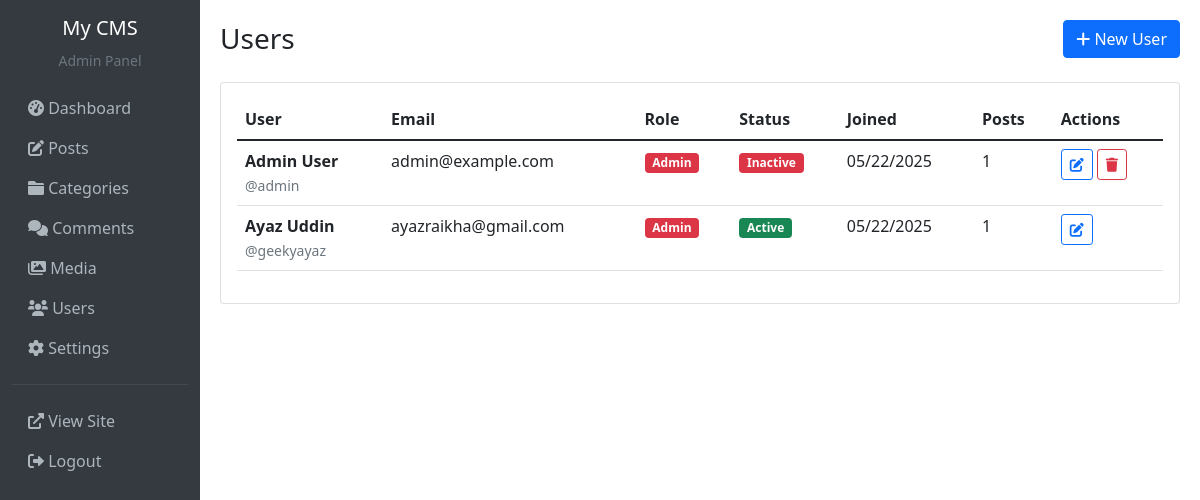
The app's page /admin/users (signed in) with its own data.
### app.py (models this page shows, shortened)
class Setting(db.Model):
    id = db.Column(db.Integer, primary_key=True)
    key = db.Column(db.String(100), unique=True, nullable=False)
    value = db.Column(db.Text)
    description = db.Column(db.Text)
    @staticmethod
    def get_setting(key, default=None):
        setting = Setting.query.filter_by(key=key).first()
        return setting.value if setting else default

class User(UserMixin, db.Model):
    id = db.Column(db.Integer, primary_key=True)
    username = db.Column(db.String(80), unique=True, nullable=False)
    email = db.Column(db.String(120), unique=True, nullable=False)
    password_hash = db.Column(db.String(255), nullable=False)
    first_name = db.Column(db.String(50))
    last_name = db.Column(db.String(50))
    role = db.Column(db.String(20), default='subscriber')
    is_active = db.Column(db.Boolean, default=True)
    created_at = db.Column(db.DateTime, default=datetime.utcnow)
    posts = db.relationship('Post', backref='author', lazy=True)
    comments = db.relationship('Comment', backref='author', lazy=True)
    def has_permission(self, permission):
        permissions = {
            'subscriber': ['read'],
            'author': ['read', 'create_post', 'edit_own_post'],
            'editor': ['read', 'create_post', 'edit_post', 'publish'],
            'admin': ['all']
        }
        user_perms = permissions.get(self.role, [])
        return permission in user_perms or 'all' in user_perms
    @property
    def full_name(self):
        return f"{self.first_name} {self.last_name}".strip() or self.username

### app.py (the view)
@app.route('/admin/users')
@login_required
@admin_required
def admin_users():
    page = request.args.get('page', 1, type=int)
    users = User.query.order_by(User.created_at.desc())\
                     .paginate(page=page, per_page=20, error_out=False)
    return render_template('admin/users.html', users=users)

### app.py (called while the page is built)
@login_manager.user_loader
def load_user(user_id):
    return User.query.get(int(user_id))

def admin_required(f):
    @wraps(f)
    def decorated_function(*args, **kwargs):
        if not current_user.is_authenticated or not current_user.has_permission('all'):
            abort(403)
        return f(*args, **kwargs)
    return decorated_function

@app.context_processor
def inject_site_settings():
    return {
        'site_title': Setting.get_setting('site_title', 'My CMS'),
        'site_description': Setting.get_setting('site_description', 'A powerful content management system'),
        'recent_posts': Post.query.filter_by(status='published').order_by(Post.published_at.desc()).limit(5).all(),
        'categories': Category.query.all()
    }

### templates/admin/users.html (shortened to what this page needs)
{% extends "admin/base.html" %}
{% block content %}
<div class="d-sm-flex align-items-center justify-content-between mb-4">
    <h1 class="h3 mb-0">Users</h1>
    <a href="{{ url_for('admin_user_new') }}" class="btn btn-primary">
        <i class="fas fa-plus"></i> New User
    </a>
</div>
<div class="card">
    <div class="card-body">
        {% if users.items %}
        <div class="table-responsive">
            <table class="table table-hover">
                <thead>
                    <tr>
                        <th>User</th>
                        <th>Email</th>
                        <th>Role</th>
                        <th>Status</th>
                        <th>Joined</th>
                        <th>Posts</th>
                        <th>Actions</th>
                    </tr>
                </thead>
                <tbody>
                    {% for user in users.items %}
                    <tr>
                        <td>
                            <strong>{{ user.full_name }}</strong>
                            <br><small class="text-muted">@{{ user.username }}</small>
                        </td>
                        <td>{{ user.email }}</td>
                        <td>
                            <span class="badge bg-{{ 'danger' if user.role == 'admin' else 'primary' if user.role == 'editor' else 'success' if user.role == 'author' else 'secondary' }}">
                                {{ user.role.title() }}
                            </span>
                        </td>
                        <td>
                            <span class="badge bg-{{ 'success' if user.is_active else 'danger' }}">
                                {{ 'Active' if user.is_active else 'Inactive' }}
                            </span>
                        </td>
                        <td>{{ user.created_at.strftime('%m/%d/%Y') }}</td>
                        <td>{{ user.posts|length }}</td>
                        <td>
                            <a href="{{ url_for('admin_user_edit', id=user.id) }}" class="btn btn-sm btn-outline-primary">
                                <i class="fas fa-edit"></i>
                            </a>
                            {% if user.id != current_user.id %}
                            <button class="btn btn-sm btn-outline-danger" onclick="deleteUser({{ user.id }})">
                                <i class="fas fa-trash"></i>
                            </button>
                            {% endif %}
                        </td>
                    </tr>
                    {% endfor %}
                </tbody>
            </table>
        </div>
        {% else %}
        <div class="text-center py-5">
            <h4>No users yet</h4>
            <p>Create user accounts for your team members.</p>
            <a href="{{ url_for('admin_user_new') }}" class="btn btn-primary">Create User</a>
        </div>
        {% endif %}
    </div>
</div>
{% endblock %}

### templates/admin/base.html (shortened to what this page needs)
<!DOCTYPE html>
<html lang="en">
<head>
    <link href="https://cdn.jsdelivr.net/npm/bootstrap@5.1.3/dist/css/bootstrap.min.css" rel="stylesheet">
    <link href="https://cdnjs.cloudflare.com/ajax/libs/font-awesome/6.0.0/css/all.min.css" rel="stylesheet">
</head>
<body>
    <div class="container-fluid">
        <div class="row">
            <nav class="col-md-2 d-md-block sidebar">
                <div class="position-sticky">
                    <div class="text-center py-3">
                        <h5 class="text-white">{{ site_title }}</h5>
                        <small class="text-muted">Admin Panel</small>
                    </div>
                    <ul class="nav flex-column">
                        <li class="nav-item">
                            <a class="nav-link" href="{{ url_for('admin_dashboard') }}">
                                <i class="fas fa-tachometer-alt"></i> Dashboard
                            </a>
                        </li>
                        <li class="nav-item">
                            <a class="nav-link" href="{{ url_for('admin_posts') }}">
                                <i class="fas fa-edit"></i> Posts
                            </a>
                        </li>
                        <li class="nav-item">
                            <a class="nav-link" href="{{ url_for('admin_categories') }}">
                                <i class="fas fa-folder"></i> Categories
                            </a>
                        </li>
                        <li class="nav-item">
                            <a class="nav-link" href="{{ url_for('admin_comments') }}">
                                <i class="fas fa-comments"></i> Comments
                            </a>
                        </li>
                        <li class="nav-item">
                            <a class="nav-link" href="{{ url_for('admin_media') }}">
                                <i class="fas fa-images"></i> Media
                            </a>
                        </li>
                        {% if current_user.has_permission('all') %}
                        <li class="nav-item">
                            <a class="nav-link" href="{{ url_for('admin_users') }}">
                                <i class="fas fa-users"></i> Users
                            </a>
                        </li>
                        <li class="nav-item">
                            <a class="nav-link" href="{{ url_for('admin_settings') }}">
                                <i class="fas fa-cog"></i> Settings
                            </a>
                        </li>
                        {% endif %}
                        <hr class="text-muted">
                        <li class="nav-item">
                            <a class="nav-link" href="{{ url_for('index') }}" target="_blank">
                                <i class="fas fa-external-link-alt"></i> View Site
                            </a>
                        </li>
                        <li class="nav-item">
                            <a class="nav-link" href="{{ url_for('logout') }}">
                                <i class="fas fa-sign-out-alt"></i> Logout
                            </a>
                        </li>
                    </ul>
                </div>
            </nav>
            <main class="col-md-10 ms-sm-auto main-content">
                {% block content %}{% endblock %}
            </main>
        </div>
    </div>
</body>
</html>

### templates/admin/base.html (style rules this page uses)
.sidebar { min-height: 100vh; background-color: #343a40; }
.sidebar .nav-link { color: #adb5bd; }
.main-content { padding: 20px; }

### records on screen
Setting: value "My CMS"
User: full_name "Admin User", username "admin", email "admin@example.com", role "Admin", is_active "Inactive", created_at "05/22/2025", posts|length "1"
User: full_name "Ayaz Uddin", username "geekyayaz", email "ayazraikha@gmail.com", role "Admin", is_active "Active", created_at "05/22/2025", posts|length "1"
